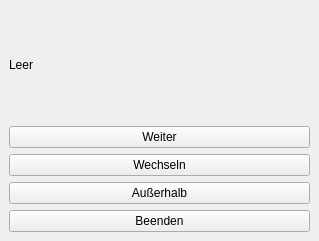
<?xml version="1.0" encoding="UTF-8"?>
<ui version="4.0">
 <class>MainWindow</class>
 <widget class="QMainWindow" name="MainWindow">
  <property name="geometry">
   <rect>
    <x>0</x>
    <y>0</y>
    <width>319</width>
    <height>241</height>
   </rect>
  </property>
  <property name="windowTitle">
   <string>MainWindow</string>
  </property>
  <widget class="QWidget" name="centralwidget">
   <layout class="QVBoxLayout" name="verticalLayout">
    <item>
     <widget class="QLabel" name="label">
      <property name="text">
       <string>Leer</string>
      </property>
     </widget>
    </item>
    <item>
     <widget class="QPushButton" name="proceedButton">
      <property name="text">
       <string>Weiter</string>
      </property>
     </widget>
    </item>
    <item>
     <widget class="QPushButton" name="toggleButton">
      <property name="text">
       <string>Wechseln</string>
      </property>
     </widget>
    </item>
    <item>
     <widget class="QPushButton" name="outsideButton">
      <property name="text">
       <string>Außerhalb</string>
      </property>
     </widget>
    </item>
    <item>
     <widget class="QPushButton" name="exitButton">
      <property name="text">
       <string>Beenden</string>
      </property>
     </widget>
    </item>
   </layout>
  </widget>
 </widget>
 <resources/>
 <connections/>
</ui>
